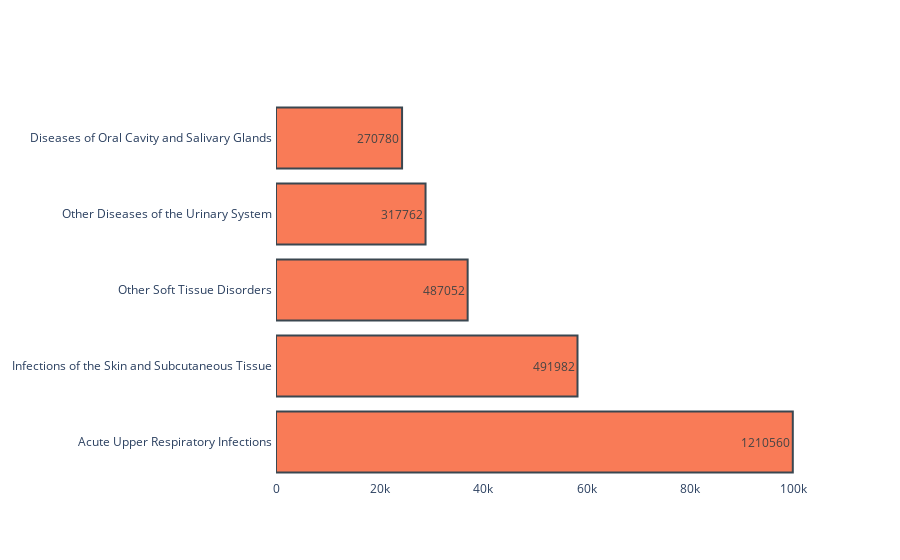

Notebook source saved alongside this figure:
### Code cell
# For Non-urgent

import plotly.graph_objects as go

fig = go.Figure(go.Bar(
            x=[99820, 58234, 37018, 28884, 24350],
            y=['Acute Upper Respiratory Infections ', 'Infections of the Skin and Subcutaneous Tissue ', 'Other Soft Tissue Disorders ', 
               'Other Diseases of the Urinary System ', 'Diseases of Oral Cavity and Salivary Glands '],
            orientation='h',
            text=y,
            marker=dict(
            color='rgb(249,123,87)',
            line=dict(color='rgba(58, 71, 80, 1.0)', width=2))))
fig.update_layout({'plot_bgcolor': 'rgba(0,0,0,0)', 'paper_bgcolor': 'rgba(0,0,0,0)',})

fig.show()

### Figure 1 — Plotly figure (JSON) as saved in the notebook; plotly's stock layout.template omitted (floating-point values rounded to 4 significant figures)
{"data": [{"marker": {"color": "rgb(249,123,87)", "line": {"color": "rgba(58, 71, 80, 1.0)", "width": 2}}, "orientation": "h", "text": ["1210560", "491982", "487052", "317762", "270780"], "type": "bar", "x": [99820, 58234, 37018, 28884, 24350], "y": ["Acute Upper Respiratory Infections ", "Infections of the Skin and Subcutaneous Tissue ", "Other Soft Tissue Disorders ", "Other Diseases of the Urinary System ", "Diseases of Oral Cavity and Salivary Glands "]}], "layout": {"paper_bgcolor": "rgba(0,0,0,0)", "plot_bgcolor": "rgba(0,0,0,0)"}}
